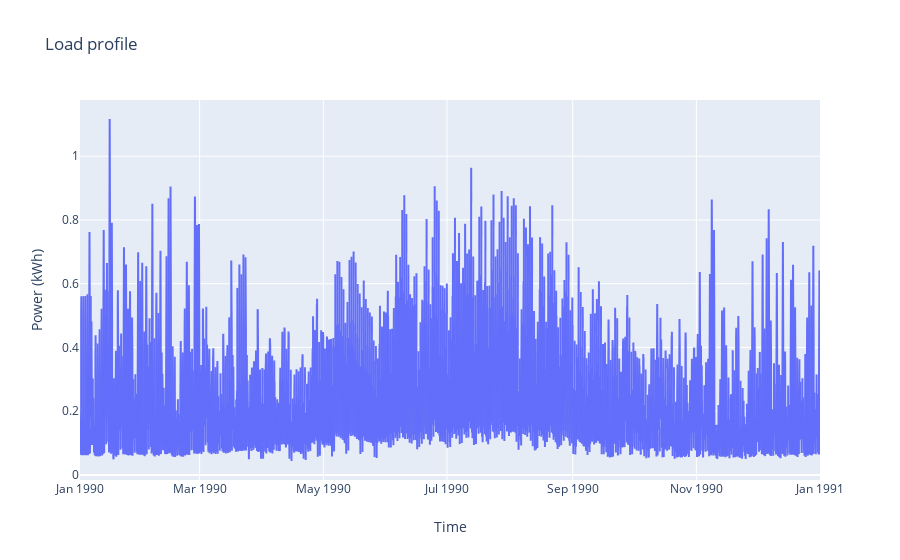
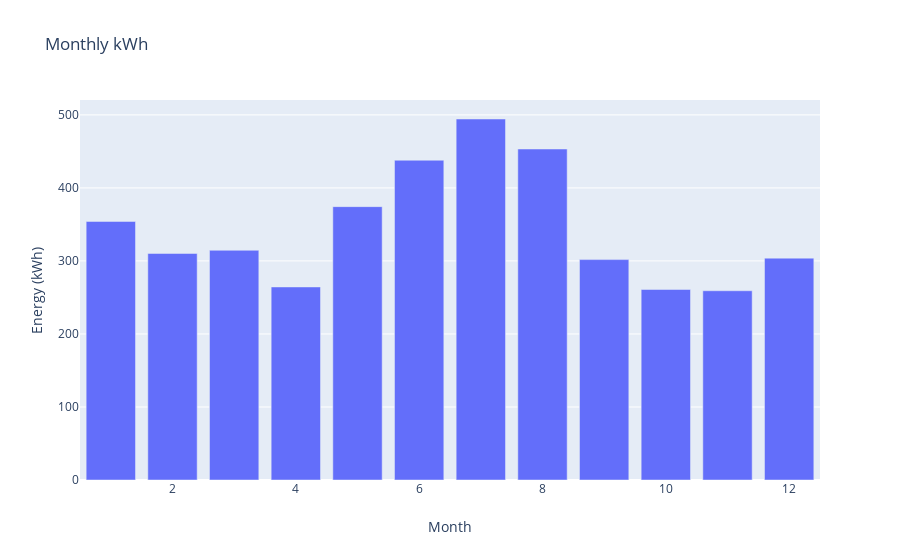

Write notebook code for charts like these, in order.
### Code cell
# plotting load profile (for internal checks; not to be included in the website)

LoadProf=pd.read_json(Results['Load_Prof'])
LoadProf[0]=pd.to_datetime(LoadProf[0],unit='ms')
data =[go.Scatter(x= LoadProf[0], y= LoadProf[1],name='Load profile (kWh)', mode='lines')]

layout = go.Layout(title='Load profile' ,xaxis=dict(title='Time'),yaxis=dict(title='Power (kWh)'))
fig = go.Figure(data, layout)
iplot(fig)

LoadProf['Month']=LoadProf[0].dt.month
LoadProf_monthly=LoadProf.groupby('Month').sum()
data =[go.Bar(x= LoadProf_monthly.index, y= LoadProf_monthly[1])]
layout = go.Layout(title='Monthly kWh' ,xaxis=dict(title='Month'),yaxis=dict(title='Energy (kWh)'))
fig = go.Figure(data, layout)
iplot(fig)
display('Annual kWh: ' + LoadProf_monthly[1].sum().astype(int).astype(str) +' kWh')

### Figure 1 — Plotly figure (JSON) as saved in the notebook; plotly's stock layout.template omitted (floating-point values rounded to 4 significant figures; data arrays with more than 128 entries replaced by an {"elided": "..."} marker saying what was removed)
{"data": [{"mode": "lines", "name": "Load profile (kWh)", "type": "scatter", "x": {"elided": "17520 str values"}, "y": {"elided": "17520 float values"}}], "layout": {"title": {"text": "Load profile"}, "xaxis": {"title": {"text": "Time"}}, "yaxis": {"title": {"text": "Power (kWh)"}}}}

### Figure 2 — Plotly figure (JSON) as saved in the notebook; plotly's stock layout.template omitted (floating-point values rounded to 4 significant figures)
{"data": [{"type": "bar", "x": [1, 2, 3, 4, 5, 6, 7, 8, 9, 10, 11, 12], "y": [354.1, 310.2, 314.6, 264.4, 374.3, 437.9, 494.4, 453.3, 301.8, 260.9, 259.2, 303.8]}], "layout": {"title": {"text": "Monthly kWh"}, "xaxis": {"title": {"text": "Month"}}, "yaxis": {"title": {"text": "Energy (kWh)"}}}}
